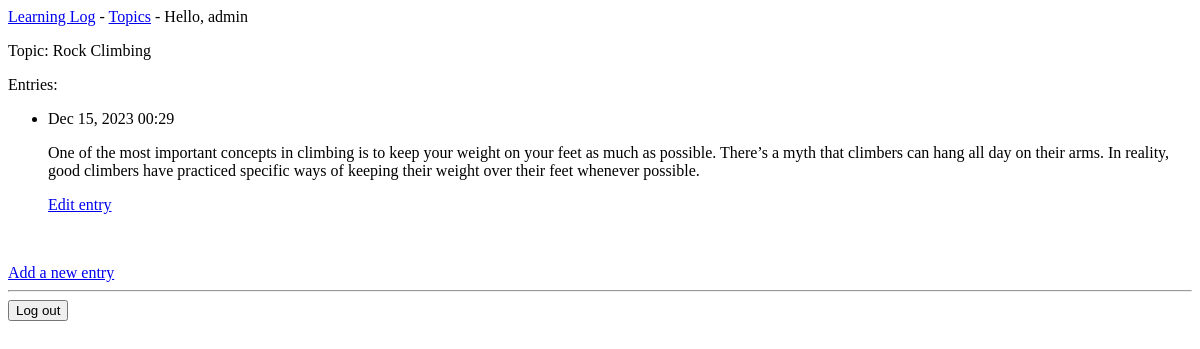
Before: /topic/2/ (signed in) with the older database file.
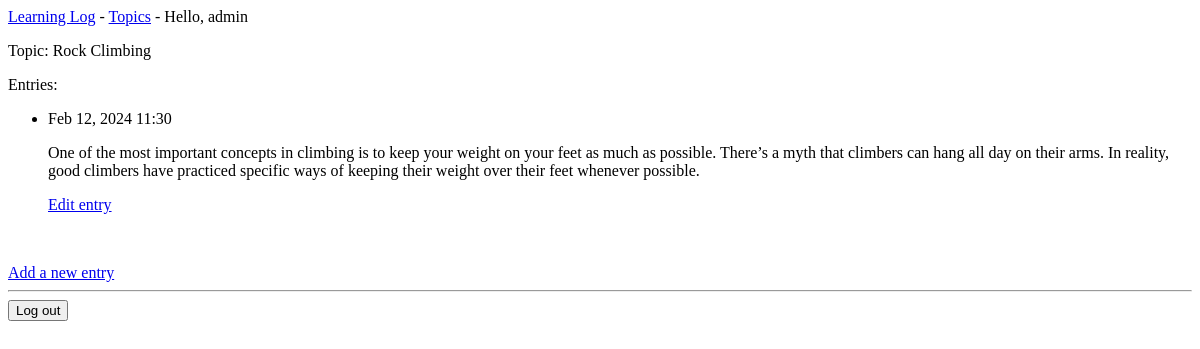
After: the same page with the newer database file.
### learning_logs/models.py (models this page shows, shortened)
class Topic(models.Model):
    text = models.CharField(max_length=200)
    date_added = models.DateTimeField(auto_now_add=True)
    owner = models.ForeignKey(User, on_delete=models.CASCADE)

class Entry(models.Model):
    topic = models.ForeignKey(Topic, on_delete=models.CASCADE)
    text = models.TextField()
    date_added = models.DateTimeField(auto_now_add=True)
    class Meta:
        verbose_name_plural = 'entries'

### learning_logs/views.py (the view)
# urls.py: path('topic/<int:topic_id>/', views.topic, name='topic'),
@login_required
def topic(request, topic_id):
    topic = Topic.objects.get(id=topic_id)
    check_topic_owner(request.user, topic.owner)
    entries = topic.entry_set.order_by('-date_added')
    context = {'topic': topic, 'entries': entries}
    return render(request, 'learning_logs/topic.html', context)

### learning_logs/views.py (called while the page is built)
def check_topic_owner(user, owner):  # Ex_19-3
    if owner != user:
        raise Http404

### learning_logs/templates/learning_logs/topic.html
{% extends 'learning_logs/base.html' %}
{% block content %}
    <p>Topic: {{topic.text}}</p>
    <p>Entries: </p>
    <ul>
        {% for entry in entries %}
            <li>
                <p>{{ entry.date_added|date:'M d, Y H:i' }}</p>
                <p>{{ entry.text|linebreaks }}</p>
                <p><a href="{% url 'learning_logs:edit_entry' entry.id %}">Edit entry</a></p>
            </li>
            <br>
        {% empty %}
            <li>There are no entries for this topic yet.</li>
        {% endfor %}
    </ul>
    <a href="{% url 'learning_logs:new_entry' topic.id %}">Add a new entry</a>
{% endblock content %}

### learning_logs/templates/learning_logs/base.html (shortened to what this page needs)
<p>
    <a href="{% url 'learning_logs:index' %}">Learning Log</a> -
    <a href="{% url 'learning_logs:topics' %}">Topics</a> -
    {% if user.is_authenticated %}
        Hello, {{ user.username }}
    {% else %}
        <a href="{% url 'accounts:register' %}">Register</a> -
        <a href="{% url 'accounts:login' %}">Log in</a>
    {% endif %}
</p>
{% block content %}{% endblock content %}
{% if user.is_authenticated %}
    <hr>
    <form action="{% url 'accounts:logout' %}" method="POST">
        <button name="submit">Log out</button>
    </form>
{% endif %}

Changed rows visible on the page:
changed Entry: date_added "Dec 15, 2023 00:29" → "Feb 12, 2024 11:30"
